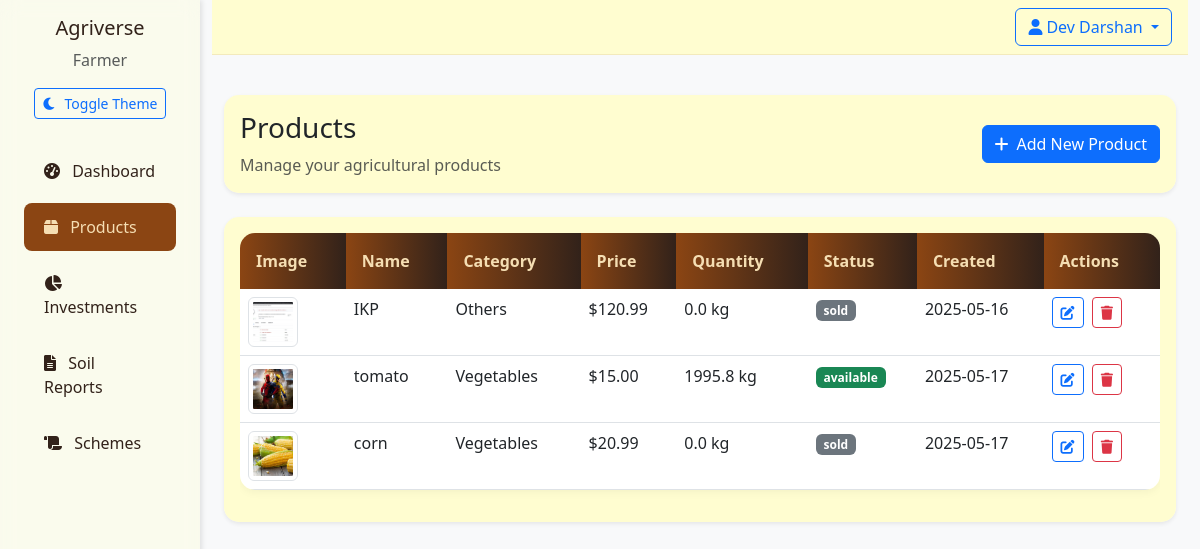
Screenshot of /farmer/products (signed in) with the database file from the repository.
### app/models/__init__.py (models this page shows)
class User(UserMixin, db.Model):
    id = db.Column(db.Integer, primary_key=True)
    email = db.Column(db.String(120), unique=True, nullable=False)
    password_hash = db.Column(db.String(128), nullable=False)
    name = db.Column(db.String(100), nullable=False)
    role = db.Column(db.String(20), nullable=False)  # 'farmer', 'investor', 'admin'
    created_at = db.Column(db.DateTime, default=datetime.utcnow)
    is_active = db.Column(db.Boolean, default=True)
    is_verified = db.Column(db.Boolean, default=False)
    wallet_balance = db.Column(db.Float, default=0.0)  # User's wallet balance
    farm_name = db.Column(db.String(100))
    farm_location = db.Column(db.String(200))
    farm_size = db.Column(db.Float)  # in acres
    company_name = db.Column(db.String(100))
    investment_capacity = db.Column(db.Float)
    products = db.relationship('Product', backref='seller', lazy=True)
    investments_made = db.relationship('Investment',
                                     backref='investor',
                                     lazy=True,
                                     foreign_keys='Investment.investor_id')
    investments_received = db.relationship('Investment',
                                         backref='farmer',
                                         lazy=True,
                                         foreign_keys='Investment.farmer_id')
    soil_reports = db.relationship('SoilReport', backref='farmer', lazy=True)

class Product(db.Model):
    id = db.Column(db.Integer, primary_key=True)
    name = db.Column(db.String(100), nullable=False)
    description = db.Column(db.Text)
    price = db.Column(db.Float, nullable=False)
    quantity = db.Column(db.Float, nullable=False)
    unit = db.Column(db.String(20), nullable=False)  # kg, tons, etc.
    category = db.Column(db.String(50), nullable=False)
    image_url = db.Column(db.String(200))
    created_at = db.Column(db.DateTime, default=datetime.utcnow)
    seller_id = db.Column(db.Integer, db.ForeignKey('user.id'), nullable=False)
    status = db.Column(db.String(20), default='available')  # available, sold, reserved

### app/routes/farmer.py (the view, shortened to what this page needs)
@farmer_bp.route('/farmer/products', methods=['GET', 'POST'])
@login_required
@farmer_required
def products():
    products = Product.query.filter_by(seller_id=current_user.id).all()
    return render_template('farmer/products.html', products=products)

### app/__init__.py (called while the page is built)
@login_manager.user_loader
def load_user(user_id):
    return User.query.get(int(user_id))

### app/routes/farmer.py (called while the page is built)
def farmer_required(f):
    @wraps(f)
    def decorated_function(*args, **kwargs):
        if not current_user.is_authenticated or current_user.role != 'farmer':
            flash('Access denied. Farmer privileges required.', 'error')
            return redirect(url_for('main.index'))
        return f(*args, **kwargs)
    return decorated_function

### app/templates/farmer/products.html (shortened to what this page needs)
{% extends "base.html" %}
{% block content %}
<div class="container-fluid py-4">
    <div class="row mb-4">
        <div class="col-12">
            <div class="card border-0 shadow-sm">
                <div class="card-body">
                    <div class="d-flex align-items-center">
                        <div>
                            <h1 class="h3 mb-2">Products</h1>
                            <p class="text-muted mb-0">Manage your agricultural products</p>
                        </div>
                        <button class="btn btn-primary ms-auto" data-bs-toggle="modal" data-bs-target="#addProductModal">
                            <i class="fas fa-plus me-2"></i>Add New Product
                        </button>
                    </div>
                </div>
            </div>
        </div>
    </div>
    <div class="card border-0 shadow-sm">
        <div class="card-body">
            <div class="table-responsive">
                <table class="table table-hover">
                    <thead>
                        <tr>
                            <th>Image</th>
                            <th>Name</th>
                            <th>Category</th>
                            <th>Price</th>
                            <th>Quantity</th>
                            <th>Status</th>
                            <th>Created</th>
                            <th>Actions</th>
                        </tr>
                    </thead>
                    <tbody>
                        {% for product in products %}
                        <tr>
                            <td>
                                {% if product.image_url %}
                                <img src="{{ product.image_url }}" alt="{{ product.name }}" class="img-thumbnail" style="width: 50px; height: 50px; object-fit: cover;">
                                {% else %}
                                <div class="bg-light rounded" style="width: 50px; height: 50px; display: flex; align-items: center; justify-content: center;">
                                    <i class="fas fa-seedling text-muted"></i>
                                </div>
                                {% endif %}
                            </td>
                            <td>{{ product.name }}</td>
                            <td>{{ product.category }}</td>
                            <td>${{ "%.2f"|format(product.price) }}</td>
                            <td>{{ product.quantity }} {{ product.unit }}</td>
                            <td>
                                <span class="badge bg-{{ 'success' if product.status == 'available' else 'secondary' }}">
                                    {{ product.status }}
                                </span>
                            </td>
                            <td>{{ product.created_at.strftime('%Y-%m-%d') }}</td>
                            <td>
                                <button class="btn btn-sm btn-outline-primary me-1" data-bs-toggle="modal" data-bs-target="#editProductModal{{ product.id }}">
                                    <i class="fas fa-edit"></i>
                                </button>
                                <button class="btn btn-sm btn-outline-danger" onclick="deleteProduct({{ product.id }})">
                                    <i class="fas fa-trash"></i>
                                </button>
                            </td>
                        </tr>
                        {% else %}
                        <tr>
                            <td colspan="8" class="text-center py-4">
                                <p class="text-muted mb-0">No products added yet.</p>
                            </td>
                        </tr>
                        {% endfor %}
                    </tbody>
                </table>
            </div>
        </div>
    </div>
</div>
{% endblock %}

### app/templates/base.html (shortened to what this page needs)
<!DOCTYPE html>
<html lang="en" data-bs-theme="light">
<head>
    <link href="https://cdn.jsdelivr.net/npm/bootstrap@5.3.0/dist/css/bootstrap.min.css" rel="stylesheet">
    <link href="https://cdnjs.cloudflare.com/ajax/libs/font-awesome/6.0.0/css/all.min.css" rel="stylesheet">
    <link href="{{ url_for('static', filename='css/style.css') }}" rel="stylesheet">
</head>
<body>
    <div class="container-fluid">
        <div class="row">
            {% if current_user.is_authenticated %}
            <div class="col-md-2 sidebar">
                <div class="d-flex flex-column">
                    <div class="text-center mb-4">
                        <h5 class="mb-2">Agriverse</h5>
                        <p class="text-muted mb-3">{{ current_user.role|title }}</p>
                        <button id="theme-toggle" class="btn btn-sm btn-outline-primary">
                            <i class="fas fa-moon me-2"></i>Toggle Theme
                        </button>
                    </div>
                    {% if current_user.role == 'farmer' %}
                    <a href="{{ url_for('farmer.dashboard') }}" class="nav-link {% if request.endpoint == 'farmer.dashboard' %}active{% endif %}">
                        <i class="fas fa-tachometer-alt me-2"></i> Dashboard
                    </a>
                    <a href="{{ url_for('farmer.products') }}" class="nav-link {% if request.endpoint == 'farmer.products' %}active{% endif %}">
                        <i class="fas fa-box me-2"></i> Products
                    </a>
                    <a href="{{ url_for('farmer.investments') }}" class="nav-link {% if request.endpoint == 'farmer.investments' %}active{% endif %}">
                        <i class="fas fa-chart-pie me-2"></i> Investments
                    </a>
                    <a href="{{ url_for('farmer.soil_reports') }}" class="nav-link {% if request.endpoint == 'farmer.soil_reports' %}active{% endif %}">
                        <i class="fas fa-file-alt me-2"></i> Soil Reports
                    </a>
                    <a href="{{ url_for('farmer.schemes') }}" class="nav-link {% if request.endpoint == 'farmer.schemes' %}active{% endif %}">
                        <i class="fas fa-scroll me-2"></i> Schemes
                    </a>
                    {% endif %}
                </div>
            </div>
            {% endif %}
            <div class="col-md-{% if current_user.is_authenticated %}10{% else %}12{% endif %}">
                <nav class="navbar navbar-expand-lg mb-3">
                    <div class="container-fluid px-3">
                        <div class="ms-auto d-flex align-items-center gap-2">
                            {% if current_user.is_authenticated %}
                            <div class="dropdown">
                                <button class="btn btn-outline-primary dropdown-toggle" type="button" id="userDropdown" data-bs-toggle="dropdown">
                                    <i class="fas fa-user me-1"></i>{{ current_user.name }}
                                </button>
                            </div>
                            {% endif %}
                        </div>
                    </div>
                </nav>
                {% block content %}{% endblock %}
            </div>
        </div>
    </div>
</body>
</html>

### app/static/css/style.css (style rules this page uses)
:root { --earth-brown: #8B4513; --soil-dark: #32221A; --wheat-gold: #F5DEB3; --leaf-green: #556B2F; --cream: #FFFDD0; --sky-blue: #87CEEB; --transition-speed: 0.3s; --bg-light: #f8f9fa; --bg-dark: #1a1a1a; --text-light: #32221A; --text-dark: #F5DEB3; --sidebar-light: rgba(255, 253, 208, 0.3); --sidebar-dark: rgba(50, 34, 26, 0.95); }
[data-bs-theme="light"] { --bg-color: var(--bg-light); --text-color: var(--text-light); --sidebar-bg: var(--sidebar-light); --card-bg: rgba(255, 253, 208, 0.98); --border-color: rgba(139, 69, 19, 0.1); }
body { min-height: 100vh; display: flex; flex-direction: column; font-family: 'Segoe UI', Tahoma, Geneva, Verdana, sans-serif; background-color: var(--bg-color); color: var(--text-color); transition: background-color var(--transition-speed), color var(--transition-speed); }
.navbar { backdrop-filter: blur(10px); -webkit-backdrop-filter: blur(10px); border-bottom: 1px solid var(--border-color); padding: 0.5rem 0; background-color: var(--card-bg); }
.nav-link { color: var(--text-color); padding: 0.75rem 1.25rem; border-radius: 0.5rem; margin: 0.25rem 0.75rem; transition: all var(--transition-speed); }
.nav-link.active { background-color: var(--earth-brown); color: var(--wheat-gold); }
.sidebar { min-height: 100vh; background-color: var(--sidebar-bg); padding-top: 1rem; transition: background-color var(--transition-speed); box-shadow: 2px 0 5px rgba(0, 0, 0, 0.1); backdrop-filter: blur(10px); -webkit-backdrop-filter: blur(10px); }
.card { border: none; border-radius: 15px; background: var(--card-bg); backdrop-filter: blur(10px); box-shadow: 0 4px 15px rgba(0, 0, 0, 0.1); transition: all 0.3s ease; }
.table { background-color: var(--card-bg); border-radius: 15px; overflow: hidden; box-shadow: 0 2px 10px rgba(0, 0, 0, 0.05); }
.table thead th { background: linear-gradient(to right, var(--earth-brown), var(--soil-dark)); color: var(--wheat-gold); border: none; padding: 1rem; }

### rows the page displays
User: role "Farmer", name "Dev Darshan"
Product: image_url (picture), name "IKP", category "Others", price "120.99", quantity "0.0", unit "kg", status "sold", created_at "2025-05-16"
Product: image_url (picture), name "tomato", category "Vegetables", price "15.00", quantity "1995.8", unit "kg", status "available", created_at "2025-05-17"
Product: image_url (picture), name "corn", category "Vegetables", price "20.99", quantity "0.0", unit "kg", status "sold", created_at "2025-05-17"
